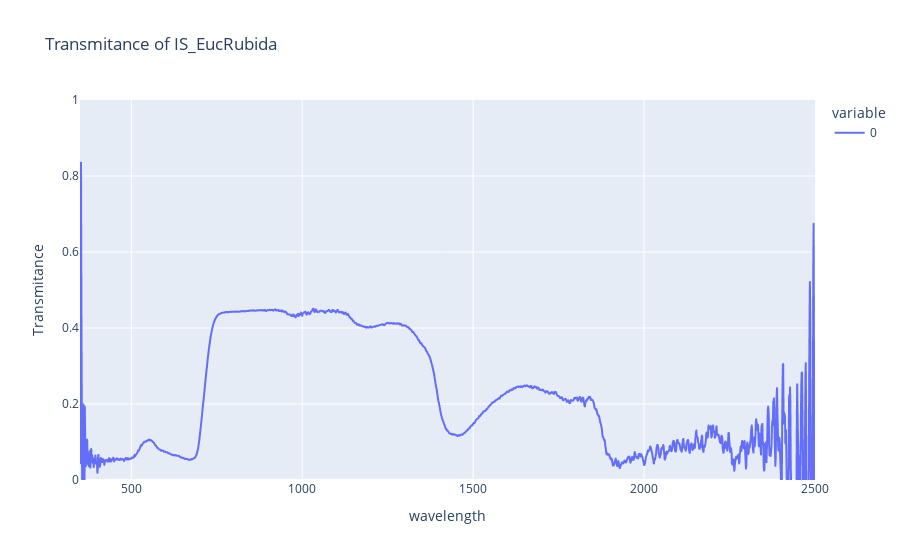

Notebook cell for this chart:
### Code cell
# White Reference
Trans_Rr = sphere_df.data[wr_trans].iloc[:,0]

# Stray Light
Trans_Id = sphere_df.data[sl_trans].iloc[:,0]

# Reference with leaf
Trans_Ir = sphere_df.data[leaf].iloc[:,5]

# Sample Reflectance
Trans_Is = sphere_df.data[leaf].iloc[:,7]

T = ((Trans_Is - Trans_Id)) / (Trans_Ir - Trans_Id) 

px.line(Rs, range_y=[0, 1], title=f'Transmitance of {target}', labels={'index':'Wavelength (nm)', 'value':'Transmitance'})

### Figure 1 — Plotly figure (JSON) as saved in the notebook; plotly's stock layout.template omitted (floating-point values rounded to 4 significant figures; data arrays with more than 128 entries replaced by an {"elided": "..."} marker saying what was removed)
{"data": [{"hovertemplate": "variable=0<br>wavelength=%{x}<br>Transmitance=%{y}<extra></extra>", "legendgroup": "0", "line": {"color": "#636efa", "dash": "solid"}, "marker": {"symbol": "circle"}, "mode": "lines", "name": "0", "showlegend": true, "type": "scattergl", "x": {"elided": "2151 int values"}, "xaxis": "x", "y": {"elided": "2151 float values"}, "yaxis": "y"}], "layout": {"legend": {"title": {"text": "variable"}, "tracegroupgap": 0}, "title": {"text": "Transmitance of IS_EucRubida"}, "xaxis": {"anchor": "y", "domain": [0, 1], "title": {"text": "wavelength"}}, "yaxis": {"anchor": "x", "domain": [0, 1], "range": [0, 1], "title": {"text": "Transmitance"}}}}
